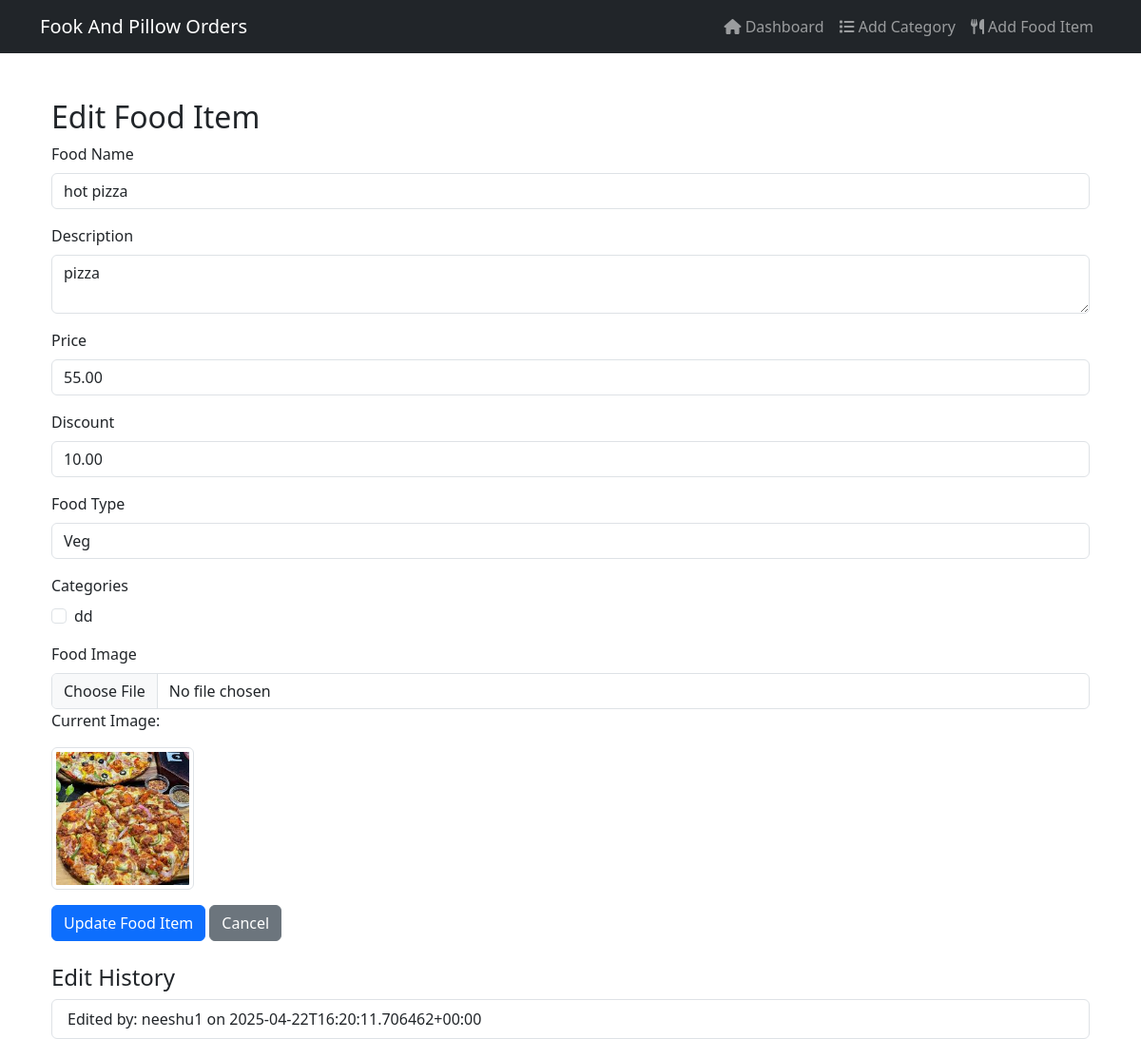
Before: /main_page/edit-food-item/1/ (signed in) with the older database file.
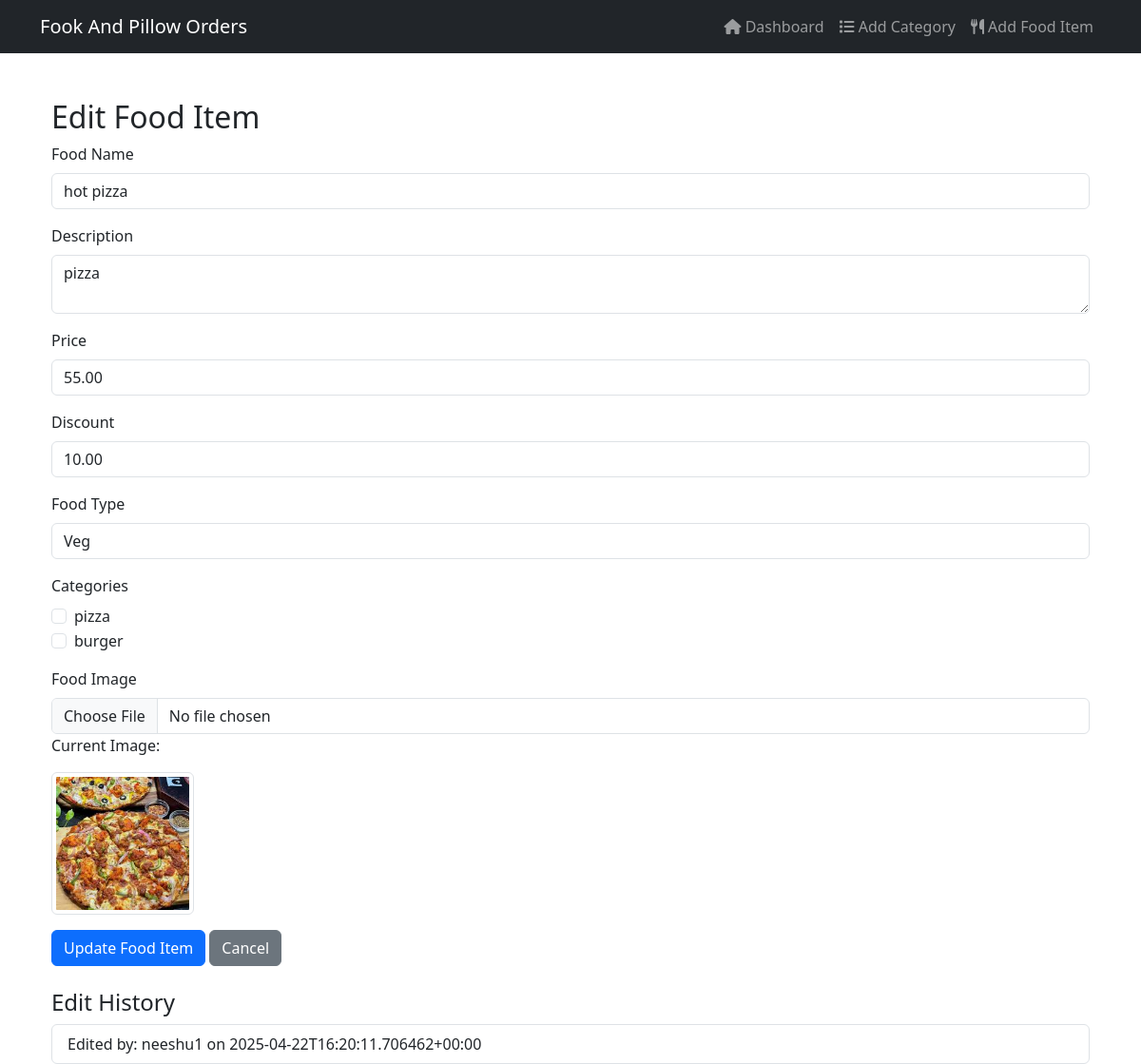
After: the same page with the newer database file.
### main_page/models.py (models this page shows, shortened)
class FoodCategory(models.Model):
    CATEGORY_TYPES = [
        ("Food Options", "Food Options"),
        ("Shop Groceries on Instamart", "Shop Groceries on Instamart"),
        ("Restaurants", "Restaurants"),
        ("Special", "Special"),
        ("Festival", "Festival"),
    ]
    name = models.CharField(
        max_length=100, null=True, blank=True
    )  # Allows name to be optional
    category_type = models.CharField(
        max_length=50, choices=CATEGORY_TYPES, null=True, blank=True
    )  # Allows null/blank
    image = models.ImageField(upload_to="category_images/", null=True, blank=True)
    user_name_Category = models.JSONField(null=True, blank=True)

class FoodItem(models.Model):
    categories = models.ManyToManyField(
        FoodCategory, related_name="food_items", blank=True
    )  # Allows food items without categories
    name = models.CharField(
        max_length=100, null=True, blank=True
    )  # Allows name to be optional
    description = models.TextField(null=True, blank=True)  # Allows empty description
    price = models.DecimalField(
        max_digits=10, decimal_places=2, null=True, blank=True
    )  # Allows price to be optional
    image = models.ImageField(
        upload_to="food_images/", null=True, blank=True
    )  # Allows image to be optional
    discount = models.DecimalField(
        max_digits=10, decimal_places=2, null=True, blank=True
    )  # Discount is optional
    FOOD_TYPE_CHOICES = [
        ("veg", "Veg"),
        ("non-veg", "Non-Veg"),
    ]
    food_type = models.CharField(
        max_length=7, choices=FOOD_TYPE_CHOICES, default="veg", null=True, blank=True
    )  # Allows null/blank
    user_name_Food_item = models.JSONField(null=True, blank=True)
    rating = models.DecimalField(
        max_digits=3, decimal_places=2, null=True, blank=True
    )  # Add a rating field for food items
    vendor = models.ForeignKey(
        settings.AUTH_USER_MODEL,
        on_delete=models.CASCADE,
        related_name="food_items",
        null=True,
        blank=True,
    )

### main_page/views.py (the view, shortened to what this page needs)
# urls.py: path("edit-food-item/<int:food_id>/", views.edit_food_item, name="edit_food_item"),
@login_required
def edit_food_item(request, food_id):
    food_item = get_object_or_404(FoodItem, id=food_id)
    categories = FoodCategory.objects.all()
    return render(
        request,
        "main_page/edit_food_item.html",
        {"food_item": food_item, "categories": categories},
    )

### templates/main_page/edit_food_item.html (shortened to what this page needs)
{% extends 'main_page/base.html' %}
{% block content %}
<div class="container mt-5">
    <h2>Edit Food Item</h2>
    <form method="POST" enctype="multipart/form-data">
        <div class="mb-3">
            <label for="name" class="form-label">Food Name</label>
            <input type="text" class="form-control" id="name" name="name" value="{{ food_item.name }}" required>
        </div>
        <div class="mb-3">
            <label for="description" class="form-label">Description</label>
            <textarea class="form-control" id="description" name="description" required>{{ food_item.description }}</textarea>
        </div>
        <div class="mb-3">
            <label for="price" class="form-label">Price</label>
            <input type="number" step="0.01" class="form-control" id="price" name="price" value="{{ food_item.price }}" required>
        </div>
        <div class="mb-3">
            <label for="discount" class="form-label">Discount</label>
            <input type="number" step="0.01" class="form-control" id="discount" name="discount" value="{{ food_item.discount }}" required>
        </div>
        <div class="mb-3">
            <label class="form-label">Food Type</label>
            <select class="form-control" name="food_type" required>
                <option value="veg" {% if food_item.food_type == "veg" %}selected{% endif %}>Veg</option>
            </select>
        </div>
        <div class="mb-3">
            <label class="form-label">Categories</label>
            {% for category in categories %}
                <div class="form-check">
                    <input class="form-check-input" type="checkbox" name="categories" value="{{ category.id }}"
                        {% if category in food_item.categories.all %}checked{% endif %}>
                    <label class="form-check-label">{{ category.name }}</label>
                </div>
            {% endfor %}
        </div>
        <div class="mb-3">
            <label for="image" class="form-label">Food Image</label>
            <input type="file" class="form-control" id="image" name="image">
            {% if food_item.image %}
                <p>Current Image:</p>
                <img src="http://127.0.0.1:8000/main_page{{ food_item.image.url }}" alt="Food Image" class="img-thumbnail" width="150">
            {% endif %}
        </div>
        <button type="submit" class="btn btn-primary">Update Food Item</button>
        <a href="{% url 'vendor_dashboard' %}" class="btn btn-secondary">Cancel</a>
    </form>
    <h4 class="mt-4">Edit History</h4>
    <ul class="list-group">
        {% for entry in food_item.user_name_Food_item %}
            <li class="list-group-item">
                Edited by: {{ entry.user }} on {{ entry.timestamp }}
            </li>
        {% endfor %}
    </ul>
</div>
{% endblock %}

Changed rows visible on the page:
removed FoodCategory: name "dd"
added FoodCategory: name "pizza"
added FoodCategory: name "burger"
